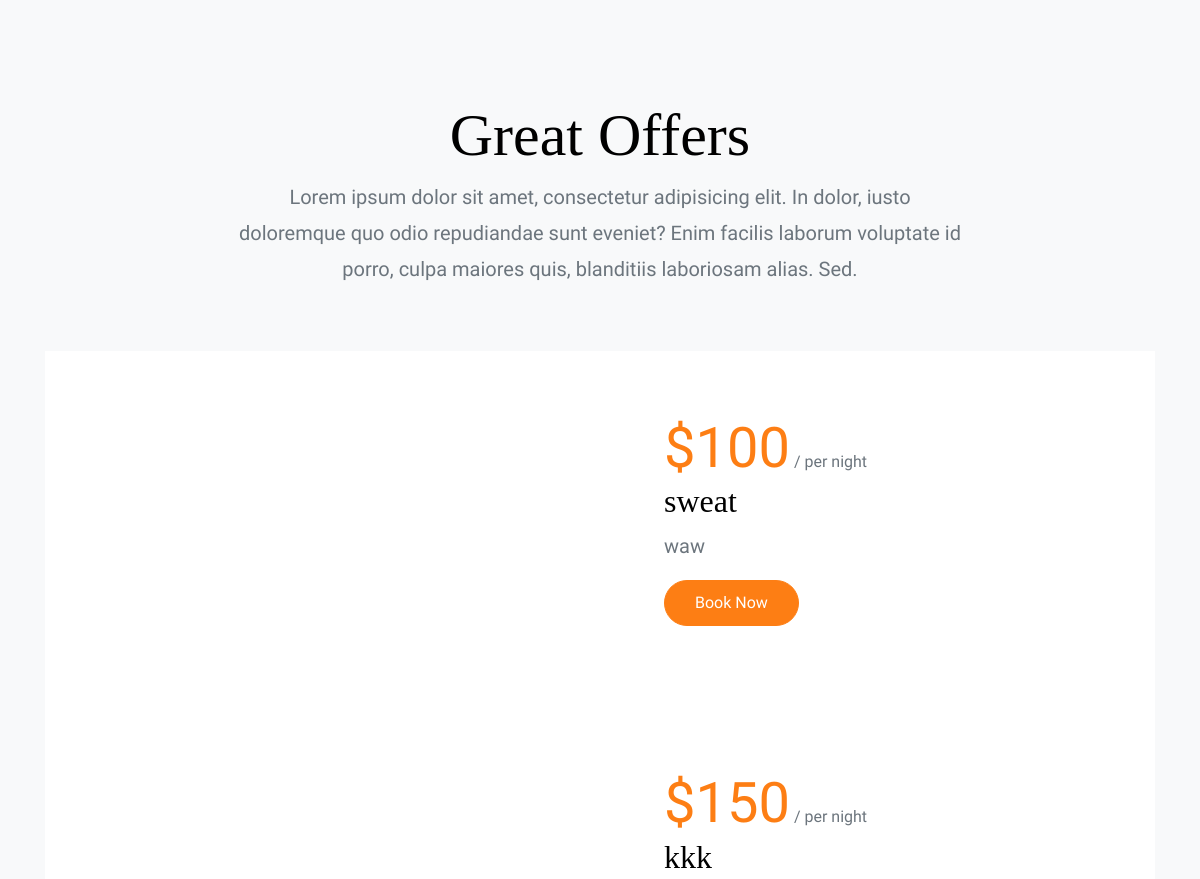
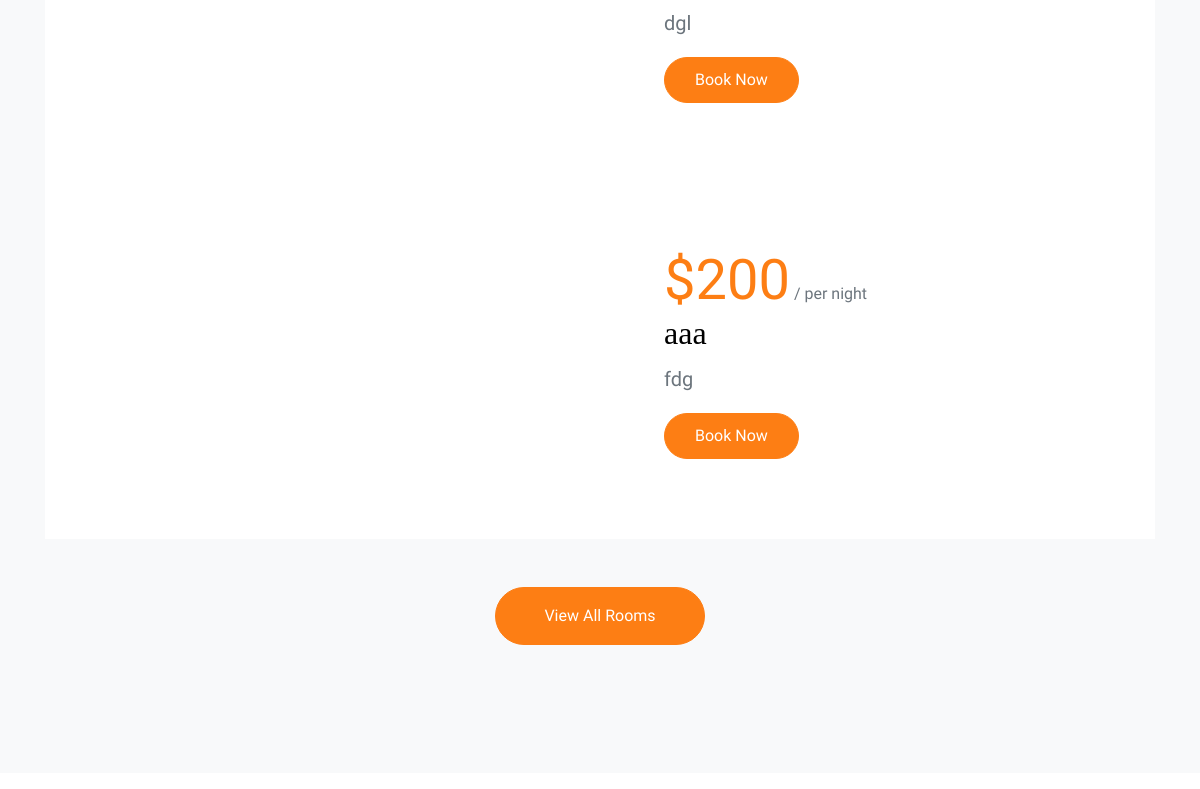
The app's page / (middle part), older data (2 pictures, top to bottom).
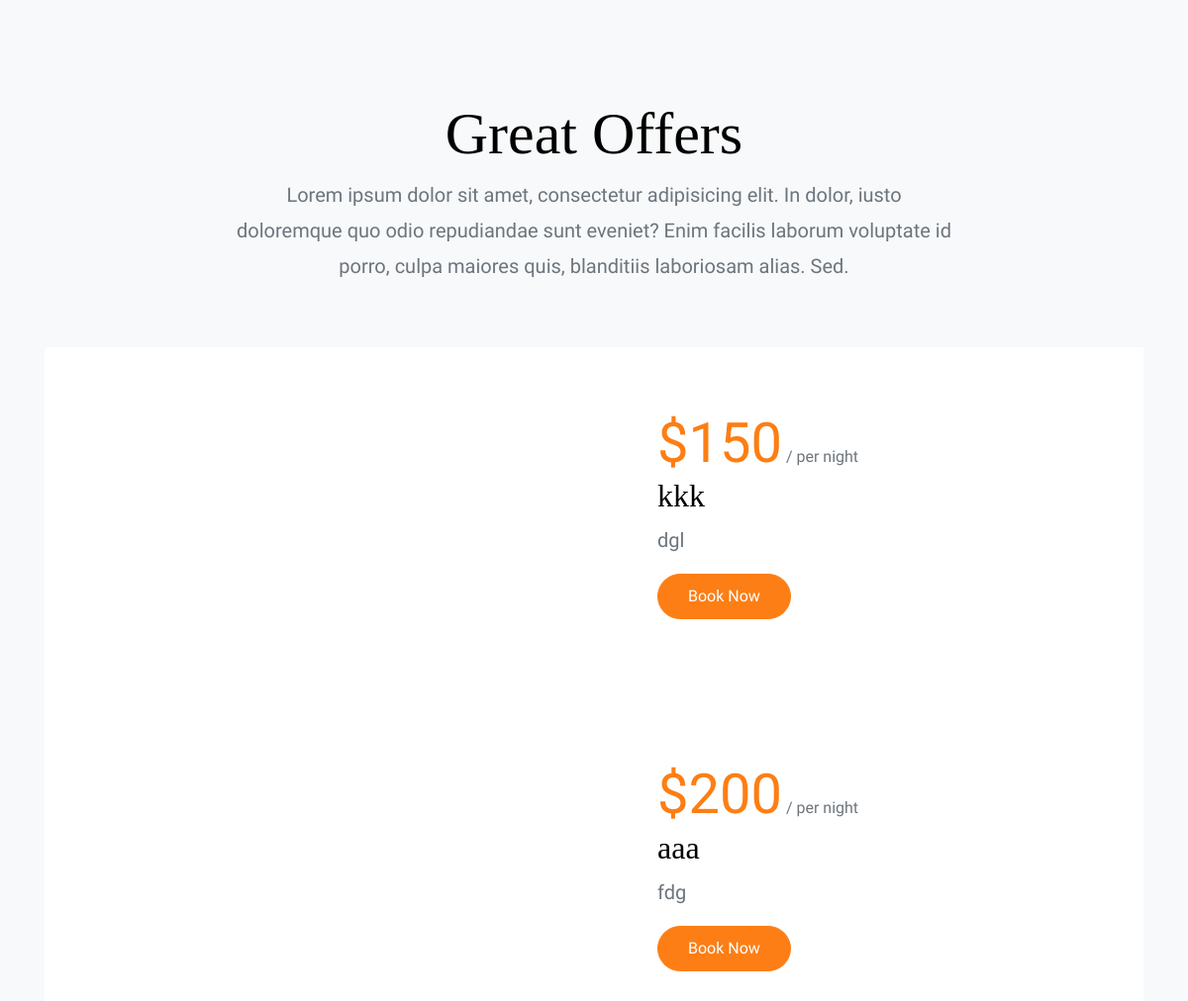
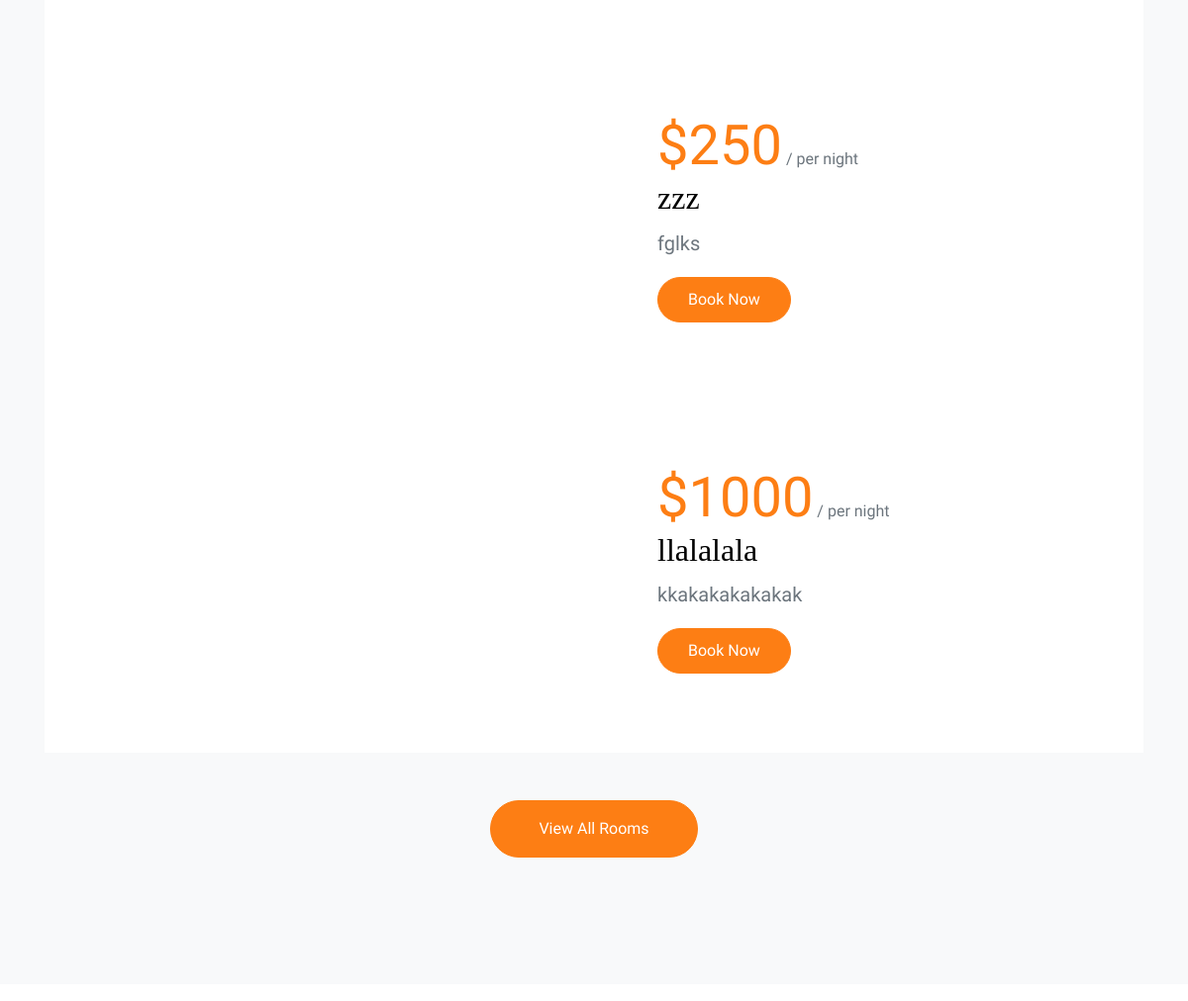
The same page, newer data (2 pictures, top to bottom).
### home/models.py (models this page shows, shortened)
class Chambre(models.Model):
    nom = models.CharField(max_length=20)
    prix = models.IntegerField(default=0)
    description = models.TextField()
    image = models.ImageField(upload_to='media/pics')
    disponibilité = models.BooleanField(default=True)

### home/views.py (the view)
# urls.py: path('',index, name= 'index'),
def index (request):
    chambres= Chambre.objects.all()
    catalogues= Catalogue.objects.all()
    testimonials = Testimonial.objects.all()
    render(request,'index.html',{'testimonial': testimonials})
    render (request,'index.html',{'catalogues': catalogues})
    return render(request,"index.html",{'chambres': chambres})

### templates/index.html (shortened to what this page needs)
{% load static %}
<!doctype html>
<html lang="en">
  <head>
    <link rel="stylesheet" href="{% static 'css/bootstrap.css' %}">
    <link rel="stylesheet" href="{% static 'css/animate.css' %}">
    <link rel="stylesheet" href="{% static 'css/owl.carousel.min.css' %}">
    <link rel="stylesheet" href="{% static 'css/aos.css' %}">
    <link rel="stylesheet" href="{% static 'css/bootstrap-datepicker.css' %}">
    <link rel="stylesheet" href="{% static 'css/jquery.timepicker.css' %}">
    <link rel="stylesheet" href="{% static 'css/magnific-popup.css' %}">
    <link rel="stylesheet" href="{% static 'fonts/ionicons/css/ionicons.min.css' %}">
    <link rel="stylesheet" href="{% static 'fonts/fontawesome/css/font-awesome.min.css' %}">
    <link rel="stylesheet" href="{% static 'css/style.css' %}">
  </head>
  <body>
    <section class="section bg-light">
      <div class="container">
        <div class="row justify-content-center text-center mb-5">
          <div class="col-md-8">
            <h2 class="heading" data-aos="fade-up">Great Offers</h2>
            <p class="lead" data-aos="fade-up">Lorem ipsum dolor sit amet, consectetur adipisicing elit. In dolor, iusto doloremque quo odio repudiandae sunt eveniet? Enim facilis laborum voluptate id porro, culpa maiores quis, blanditiis laboriosam alias. Sed.</p>
          </div>
        </div>
         {% for chambre in chambres %}
             {% if chambre.disponibilité %}
        <div class="site-block-half d-flex bg-white" data-aos="fade-up" data-aos-delay="100">
          <a href="#" class="image d-block bg-image" style="background-image: src='{{chambre.image.url}}';"></a>
          <div class="text">
            <span class="d-block"><span class="display-4 text-primary">${{chambre.prix}}</span> / per night </span>
            <h2>{{ chambre.nom }}</h2>
            <p class="lead">{{ chambre.description }}</p>
            <p><a href="/Reservation" class="btn btn-primary text-white">Book Now</a></p>
          </div>
        </div>
             {% endif %}
        {% endfor %}
        <div class="row justify-content-center text-center mt-5" data-aos="fade-up" data-aos-delay="300">
          <div class="col-md-4"><p><a href="rooms/allRooms" class="btn btn-primary text-white py-3 px-5">View All Rooms</a></p></div>
        </div>
      </div>
    </section>
    <section class="section slider-section">
    </section>
  </body>
</html>

### static/css/style.css (style rules this page uses)
body { background: #fff; font-family: "Mukta Mahee", arial, sans-serif; font-weight: 200; font-size: 16px; line-height: 1.8; color: #6c757d; }
a { -webkit-transition: .3s all ease; -o-transition: .3s all ease; transition: .3s all ease; text-decoration: none; }
h1, h2, h3, h4, h5 { color: #000; font-family: "Playfair+Display", times, serif; }
.btn { padding-left: 30px; padding-right: 30px; padding-top: 10px; padding-bottom: 10px; border-radius: 50px; }
.btn, .form-control { outline: none; -webkit-box-shadow: none !important; box-shadow: none !important; }
.section { padding: 7em 0; }
.heading-serif, .heading, .testimonial-section .heading, .slider-section .heading, .blog-post-entry .heading { font-size: 60px; font-family: "Playfair+Display", times, serif; }
.slider-section { position: relative; }
.site-block-half .image, .site-block-half .text { width: 100%; }
@media (min-width: 992px) { .site-block-half .image, .site-block-half .text { width: 50%; } }
.site-block-half .text { padding-left: 15px; padding-right: 15px; }
@media (min-width: 992px) { .site-block-half .text { padding: 4rem; } }
.site-block-half .bg-image { background-repeat: no-repeat; background-size: cover; background-position: center center; }

Row changes from the older to the newer data that the page shows:
no longer on this page (row edited): Chambre: prix "100", nom "sweat", description "waw"
added Chambre: prix "250", nom "zzz", description "fglks"
added Chambre: prix "1000", nom "llalalala", description "kkakakakakakak"
